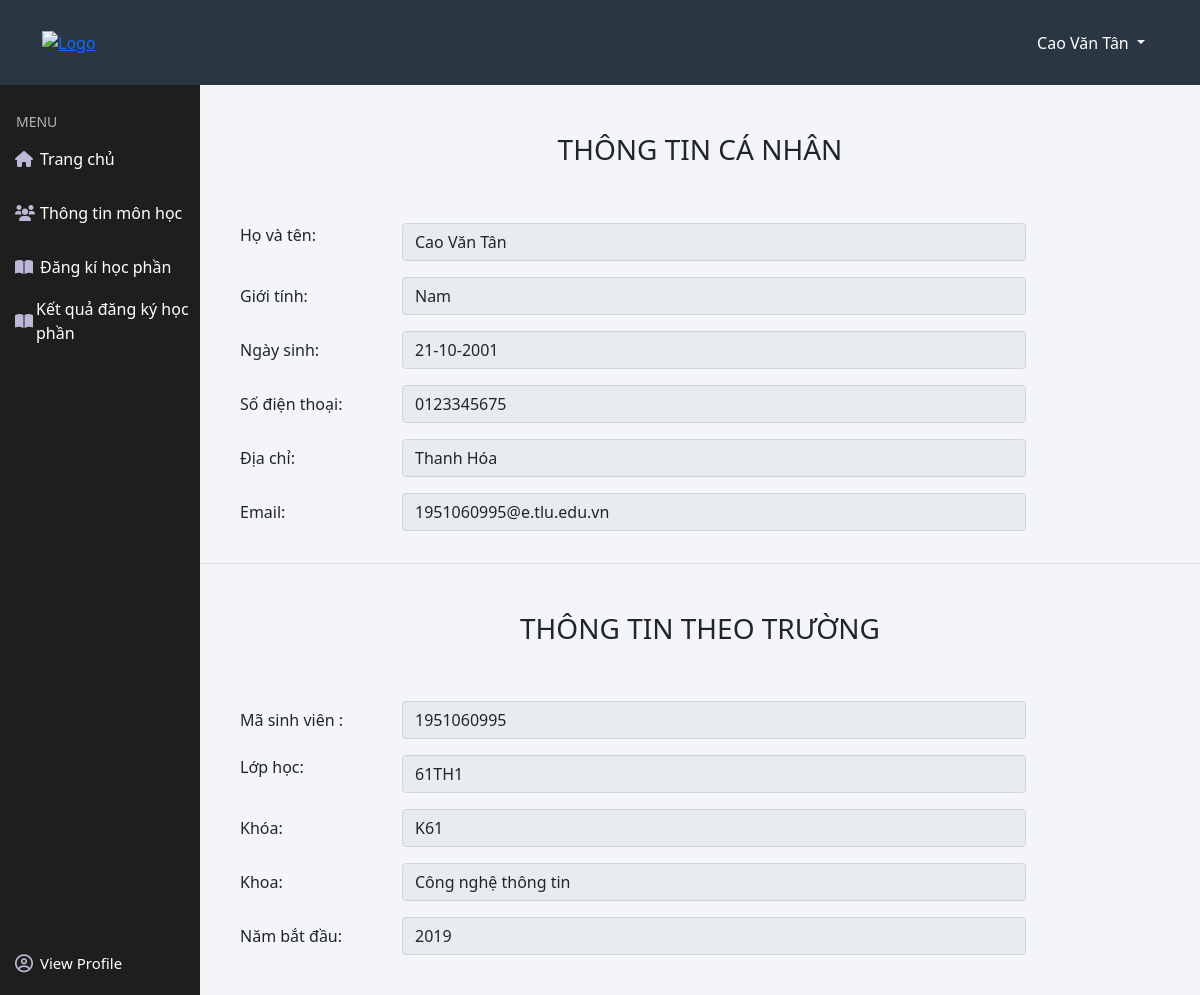
/view/student/student_info.php (signed in), run on the app's committed database.
### tables this page shows
CREATE TABLE `student` (
  `std_id` varchar(10) NOT NULL,
  `std_name` varchar(50) NOT NULL,
  `std_gender` tinyint(1) NOT NULL,
  `std_birthday` date NOT NULL,
  `std_phone` varchar(10) NOT NULL,
  `std_email` varchar(50) NOT NULL,
  `std_address` varchar(100) NOT NULL,
  `std_pass` varchar(100) NOT NULL,
  `class_id` int(10) UNSIGNED NOT NULL
);

CREATE TABLE `class` (
  `class_id` int(10) UNSIGNED NOT NULL,
  `class_name` varchar(100) NOT NULL,
  `office_id` int(10) UNSIGNED NOT NULL,
  `course_id` varchar(10) NOT NULL
);

CREATE TABLE `course` (
  `course_id` varchar(10) NOT NULL,
  `year_start` year(4) NOT NULL,
  `year_end` year(4) NOT NULL
);

CREATE TABLE `office` (
  `office_id` int(10) UNSIGNED NOT NULL,
  `office_name` varchar(50) NOT NULL
);

### view/student/student_info.php (the view, shortened to what this page needs)
<?php
include '../../partials-front/header.php';
include '../../partials-front/header_nav.php';
include '../../partials-front/student_menu.php';
include_once '../../config/config.php';
?>
<?php
 $username = $_SESSION['loginSuccess'] ;
$sql = "SELECT * FROM student e INNER JOIN class o on e.class_id = o.class_id INNER JOIN office a on  o.office_id = a.office_id INNER JOIN course c on o.course_id = c.course_id Where e.std_id = '$username'";
$result = mysqli_query($con,$sql);
$row = mysqli_fetch_assoc($result);
?>
<main class="col-10 float-end">
    <div class="container mb-3">
        <div class="my-5 row">
            <div class="col-12">
                <h3 style="text-align: center">THÔNG TIN CÁ NHÂN</h3>
            </div>
        </div>
        <div class="row">
            <div class="col-12">
                <div class="ms-3 mb-3 row">
                    <label for="inputPassword" class="col-sm-2 ">Họ và tên:</label>
                    <div class="col-sm-8">
                        <input type="text" readonly value="<?php echo $row['std_name'] ?> " class="form-control" id="inputPassword" name="st_name">
                    </div>
                </div>
                <div class="ms-3 mb-3 row">
                    <label for="staticEmail" class="col-sm-2 col-form-label">Giới tính:</label>
                    <div class="col-sm-8">
                        <input type="text" readonly value="<?php if ($row['std_gender'] == true) {
                                                                echo 'Nam';
                                                            } else {
                                                                echo 'Nữ';
                                                            } ?> " class="form-control" id="staticEmail" name="st_gender">
                    </div>
                </div>
                <div class="ms-3 mb-3 row">
                    <label for="inputPassword" class="col-sm-2 col-form-label">Ngày sinh:</label>
                    <div class="col-sm-8">
                        <input type="text" readonly value="<?php $date = explode('-', $row['std_birthday']);
                                                            $birthday = $date[2] . '-' . $date[1] . '-' . $date[0];
                                                            echo  $birthday; ?> " class="form-control" id="inputPassword" name="st_date">
                    </div>
                </div>
                <div class="ms-3 mb-3 row">
                    <label for="staticEmail" class="col-sm-2 col-form-label">Số điện thoại: </label>
                    <div class="col-sm-8">
                        <input type="text" readonly value="<?php echo $row['std_phone'] ?> " class="form-control" id="staticEmail" name="st_phone">
                    </div>
                </div>
                <div class="ms-3 mb-3 row">
                    <label for="inputPassword" class="col-sm-2 col-form-label">Địa chỉ:</label>
                    <div class="col-sm-8">
                        <input type="text" readonly value="<?php echo $row['std_address'] ?> " class="form-control" id="inputPassword" name="st_address">
                    </div>
                </div>
                <div class="ms-3 mb-3 row">
                    <label for="staticEmail" class="col-sm-2 col-form-label">Email:</label>
                    <div class="col-sm-8">
                        <input type="text" readonly value="<?php echo $row['std_email'] ?> " class="form-control" id="staticEmail" name="st_email">
                    </div>
                </div>
            </div>
        </div>
    </div>
    <div class="container border-top mb-4">
        <div class="my-5 row">
            <div class="col-12">
                <h3 style="text-align: center">THÔNG TIN THEO TRƯỜNG</h3>
            </div>
        </div>
        <div class="row">
            <div class="col-12">
                <div class="ms-3 mb-3 row">
                    <label for="staticEmail" class="col-sm-2 col-form-label">Mã sinh viên : </label>
                    <div class="col-sm-8">
                        <input type="text" readonly value="<?php echo $row['std_id'] ?> " class="form-control" id="staticEmail" name="st_id">
                    </div>
                </div>
                <div class="ms-3 mb-3 row">
                    <label for="inputPassword" class="col-sm-2 ">Lớp học:</label>
                    <div class="col-sm-8">
                        <input type="text" readonly value="<?php echo $row['class_name'] ?> " class="form-control" id="inputPassword" name="st_name">
                    </div>
                </div>
                <div class="ms-3 mb-3 row">
                    <label for="staticEmail" class="col-sm-2 col-form-label">Khóa:</label>
                    <div class="col-sm-8">
                        <input type="text" readonly value="<?php echo $row['course_id'] ?> " class="form-control" id="staticEmail" name="st_gender">
                    </div>
                </div>
                <div class="ms-3 mb-3 row">
                    <label for="inputPassword" class="col-sm-2 col-form-label">Khoa:</label>
                    <div class="col-sm-8">
                        <input type="text" readonly value="<?php echo $row['office_name'] ?> " class="form-control" id="inputPassword" name="st_date">
                    </div>
                </div>
                <div class="ms-3 mb-3 row">
                    <label for="inputPassword" class="col-sm-2 col-form-label">Năm bắt đầu:</label>
                    <div class="col-sm-8">
                        <input type="text" readonly value="<?php echo $row['year_start'] ?> " class="form-control" id="inputPassword" name="st_date">
                    </div>
                </div>
            </div>
        </div>
    </div>
</main>
<?php
include '../../partials-front/footer.php';
?>

### partials-front/header_nav.php (shortened to what this page needs)
<header class="header position-fixed top-0 w-100">
    <div class="container h-100 d-flex justify-content-between align-items-center">
        <a href="#" class="logo">
            <img class="logo-img" src="http://tlus.edu.vn/wp-content/uploads/2018/06/LogoDHTL-300x300.png" alt="Logo">
        </a>
        <div class="dropdown h-100 menu">
            <button class="btn dropdown-toggle h-100 text-white" type="button" id="dropdownMenuButton1" data-bs-toggle="dropdown" aria-expanded="false">
                <?php
                if (isset($_SESSION['loginSuccess'])) {
                    $user_name = $_SESSION['loginSuccess'];
                    include_once '../../config/config.php';
                    $sql_std = "SELECT * FROM student WHERE std_id = '$user_name'";
                    $result_std = mysqli_query($con, $sql_std);
                    $sql_teacher = "SELECT * FROM teacher WHERE teacher_email = '$user_name'";
                    $result_teacher = mysqli_query($con, $sql_teacher);
                    if (mysqli_num_rows($result_std) > 0) {
                        $row_std = mysqli_fetch_assoc($result_std);
                        echo $row_std['std_name'];
                    } else if (mysqli_num_rows($result_teacher) > 0) {
                        $row_teacher = mysqli_fetch_assoc($result_teacher);
                        echo $row_teacher['teacher_name'];
                    } else {
                        echo "Admin";
                    }
                }
                ?>
            </button>
        </div>
    </div>
</header>

### asset/css/style.css (style rules this page uses)
* { margin: 0; padding: 0; box-sizing: border-box; list-style: none; text-decoration: none; }
body { background: #f3f5f9; }
main { margin-top: 85px; }
.header { height: 85px; background-color: #2b3643; z-index: 1000; }
.logo { width: 80px; }
.logo-img { max-width: 100%; }
.sidebar ul li, .dropdown { height: 54px; }

### data on the page
student: std_name "Cao Văn Tân", st_name "Cao Văn Tân", st_gender "Nam", st_date "21-10-2001", st_phone "0123345675", st_address "Thanh Hóa", st_email "1951060995@e.tlu.edu.vn", st_id "1951060995", st_name "61TH1", st_gender "K61", st_date "Công nghệ thông tin", st_date "2019"
